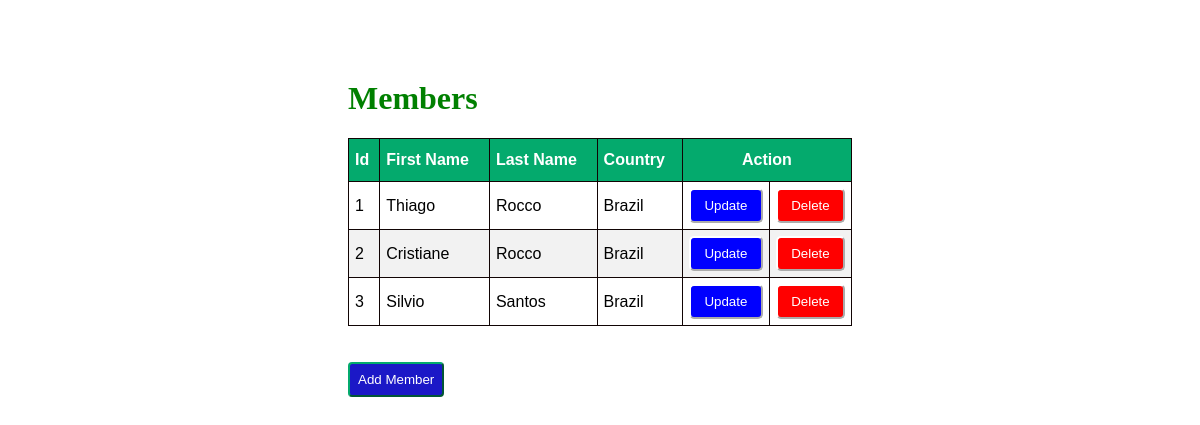
The app's page /, older data.
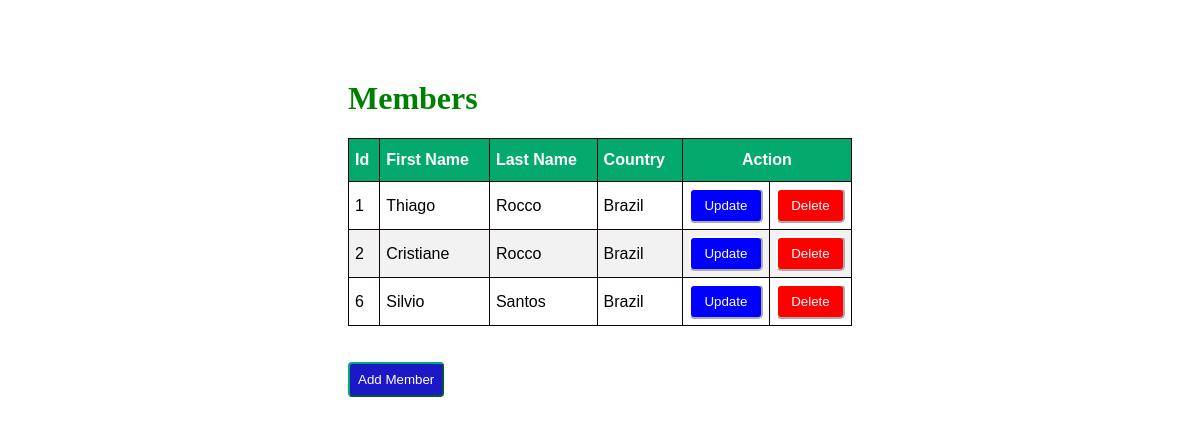
The same page, newer data.
### newapp/models.py (models this page shows)
class Member(models.Model):
    firstname = models.CharField(max_length=100)
    lastname = models.CharField(max_length=100)
    country = models.CharField(max_length=100)

### newapp/views.py (the view)
# urls.py: path('', views.index, name='index'),
def index(request):
    mem = Member.objects.all()
    return render(request, 'index.html',{'mem': mem})

### newapp/templates/index.html (shortened to what this page needs)
<!DOCTYPE html>
<html lang="pt-br">
<head>
    {% load static %}
    <link rel="stylesheet" href="{% static 'style.css' %}">
</head>
<body>
    <div class="container">
        <h1>Members</h1>
        <table id="customers" border="1">
            <thead>
                <th>Id</th>
                <th>First Name</th>
                <th>Last Name</th>
                <th>Country</th>
                <th colspan="2" id="mid">Action</th>
            </thead>
            {% for x in mem %}
            <tr>
                <td>{{ x.id }}</td>
                <td>{{ x.firstname }}</td>
                <td>{{ x.lastname }}</td>
                <td>{{ x.country }}</td>
                <td>
                    <a href="update/{{x.id}}"><button id="up">Update</button></a>
                </td>
                <td>
                    <a href="delete/{{x.id}}"><button id="del">Delete</button></a>
                </td>
            </tr>
            {% endfor %}
        </table>
        <br><br>
      <a href="{% url 'add' %}"><button id="new3">Add Member</button></a>
    </div>
</body>
</html>

### newapp/static/style.css (style rules this page uses)
.container { margin: 80px 240px 60px 240px; padding: 0px 100px 100px 100px; }
#customers { font-family: Arial, Helvetica, sans-serif; border-collapse: collapse; width: 100%; }
#customers td, #customers th { border: 1px solid rgb(17, 4, 4); padding: 6px; }
#customers tr:nth-child(even) { background-color: #f2f2f2; }
#customers th { padding-top: 12px; padding-bottom: 12px; text-align: left; background-color: #04AA6D; color: white; }
#customers #mid { text-align: center; }
#customers #up { background-color: blue; border-color: white; border-radius: 5px; padding: 8px; color: white; }
#customers #del { background-color: red; border-color: white; border-radius: 5px; padding: 8px; color: white; }
#customers button { width: 100%; }
h1 { color: green; }
.container #new3 { padding: 8px; background-color: rgb(27, 24, 199); color: white; border-radius: 4px; border-color: #04AA6D; }

Row changes from the older to the newer data that the page shows:
removed Member: id "3", firstname "Silvio", lastname "Santos", country "Brazil"
added Member: id "6", firstname "Silvio", lastname "Santos", country "Brazil"
